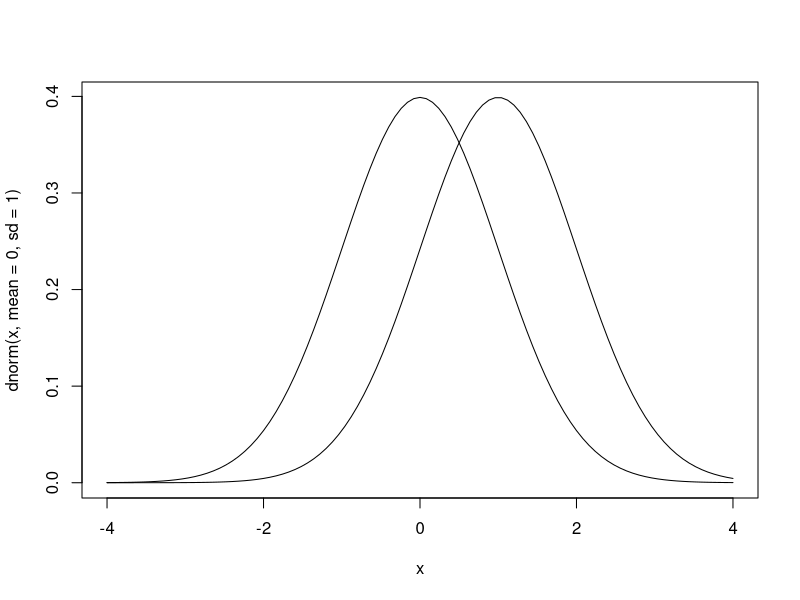
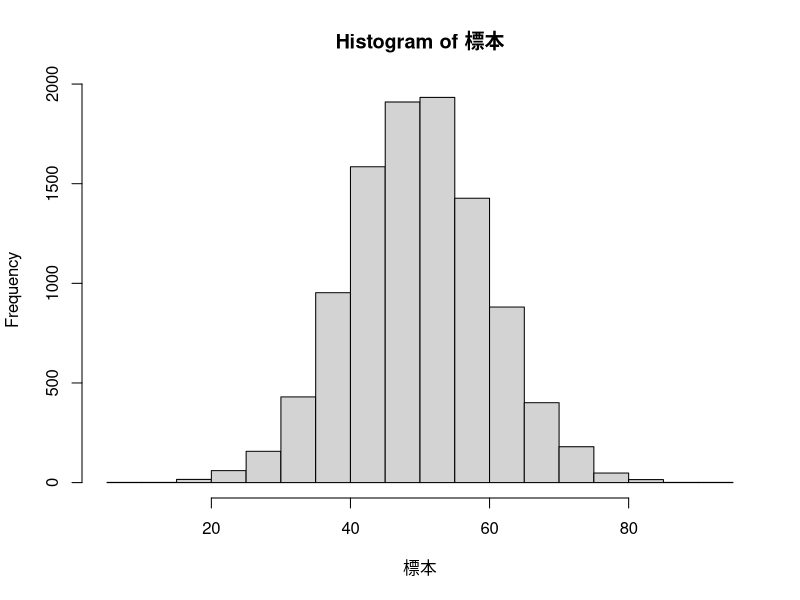
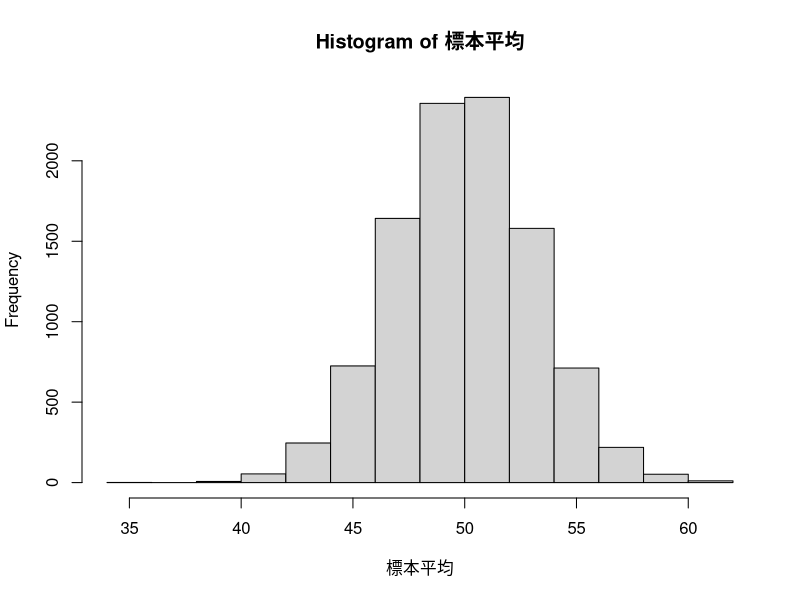

Write the R code that produced these figures, in order.
# 正規分布
curve(dnorm(x,mean=0,sd=1),from=-4,to=4)
curve(dnorm(x,mean=1,sd=1),add=TRUE)

# 正規母集団から単純無作為抽出
標本 <- rnorm(n=10000,mean=50,sd=10)
hist(標本)

# 標本平均
標本 <- rnorm(n=10,mean=50,sd=10)
mean(標本)

# モンテカルロシミュレーション
# 標本平均の標本分布
標本平均 <- numeric(length=10000)
for(i in 1:10000) {
  標本 <- rnorm(n=10,mean=50,sd=10)
  標本平均[i] <- mean(標本)
}
hist(標本平均)
mean(標本平均)
# --> ある統計量の標本分布の平均が母平均と一致する=不偏性
# --> 標本平均=母平均の不偏推定量
var(標本平均)

# 標本分散と不偏分散の標本分布
標本分散 <- numeric(length=10000)
不偏分散 <- numeric(length=10000)
for(i in 1:10000) {
  標本 <- rnorm(n=10,mean=50,sd=10)
  標本分散[i] <- mean((標本-mean(標本))^2)
  不偏分散[i] <- var(標本)
}
mean(標本分散)
mean(不偏分散)